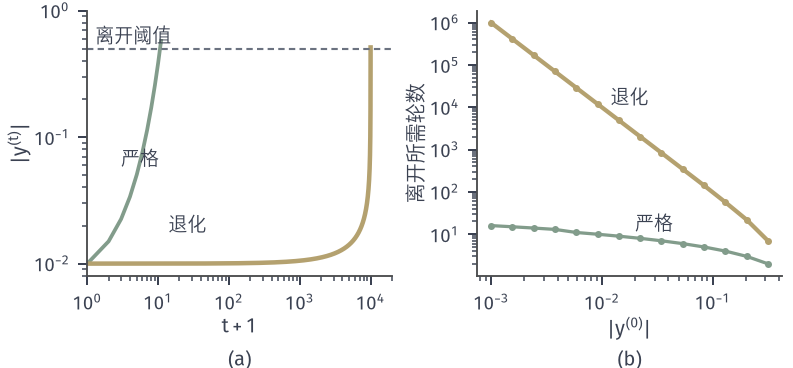

Python code for this plot:
from pathlib import Path
import sys
ROOT = next(p for p in Path(__file__).resolve().parents if (p/'build.sh').is_file() and (p/'tex/book.tex').is_file())
sys.path.insert(0, str(ROOT/'figures/00-shared/mathematical-preliminaries-upper/00-shared/comprehension-figures'))
from support import figure, save, BLUE, GREEN, YELLOW, RED, PURPLE, INK, MUTED, GRID, BLUE_FILL, GREEN_FILL, YELLOW_FILL, RED_FILL, PURPLE_FILL
import numpy as np
HERE = Path(__file__).resolve().parent
STROKE = '#4C4D4F'
def panel(fig, left, right, top, bottom, wspace=.25, hspace=.2):
    fig.set_layout_engine(None)
    fig.subplots_adjust(left=left, right=right, top=top, bottom=bottom, wspace=wspace, hspace=hspace)
def tag(fig, ax, s, y=.05):
    p = ax.get_position(); fig.text((p.x0+p.x1)/2, y, s, ha='center', va='top')
# 贯穿例 f(x)=(x1^2-1)^2/4+x2^2/2，L=2 与 M=6 在 |x1|<=1 上成立，alpha=1/2。
def F(x): return .25*(x[0]**2-1)**2+.5*x[1]**2
def G(x): return np.array([x[0]**3-x[0],x[1]])
LEV=[.02,.08,.16,.25,.4,.65,1,1.5]
def contour(ax,xr,yr,levels=LEV):
    X,Y=np.meshgrid(np.linspace(*xr,700),np.linspace(*yr,500))
    ax.contour(X,Y,.25*(X**2-1)**2+.5*Y**2,levels=levels,colors=[BLUE],linewidths=.65)
def minima(ax,pts=((1,0),(-1,0))):
    for x,y in pts: ax.plot([x],[y],'o',ms=4.8,color=RED,mew=0,zorder=6)
def saddle(ax,x=0,y=0): ax.plot([x],[y],'o',mfc='white',mec=RED,ms=5,mew=1,zorder=7)
fig,(a,b)=figure(width_mm=112,height_mm=52,ncols=2); panel(fig,.11,.985,.97,.25,wspace=.28)
def run(y0,kind,N):
    y=y0; o=[y]
    for t in range(N):
        y=y+.5*(y if kind=='s' else y**3); o.append(y)
        if abs(y)>=.5: break
    return np.array(o)
y0=.01; S=run(y0,'s',100); D=run(y0,'d',20000)
a.loglog(np.arange(len(S))+1,S,color=GREEN,lw=1.5); a.loglog(np.arange(len(D))+1,D,color=YELLOW,lw=1.8)
a.axhline(.5,color=MUTED,lw=.85,ls=(0,(3,2))); a.text(1.3,.56,'离开阈值',fontsize=7.5); a.text(14,.018,'退化',fontsize=7.5); a.text(3,.06,'严格',fontsize=7.5)
a.set_ylim(.008,1); a.set_xlim(1,2e4); a.set_xlabel('$t+1$',labelpad=1); a.set_ylabel('$\\vert y^{(t)}\\vert$',labelpad=1)
ys=np.logspace(-3,-.5,14); s=[len(run(v,'s',500))-1 for v in ys]; d=[len(run(v,'d',3000000))-1 for v in ys]
b.loglog(ys,s,'-o',color=GREEN,lw=1.3,ms=2.8,mew=0); b.loglog(ys,d,'-o',color=YELLOW,lw=1.7,ms=2.8,mew=0)
b.text(.02,.7*18,'严格',fontsize=7.5); b.text(.012,1.2e4,'退化',fontsize=7.5)
b.set_xlabel('$\\vert y^{(0)}\\vert$',labelpad=1); b.set_ylabel('离开所需轮数',labelpad=1)
tag(fig,a,'(a)'); tag(fig,b,'(b)')
save(fig,HERE,'figure',{'strict':'-y^2/2','degenerate':'-y^4/4','alpha':.5})
print(s[:3],d[:3])
